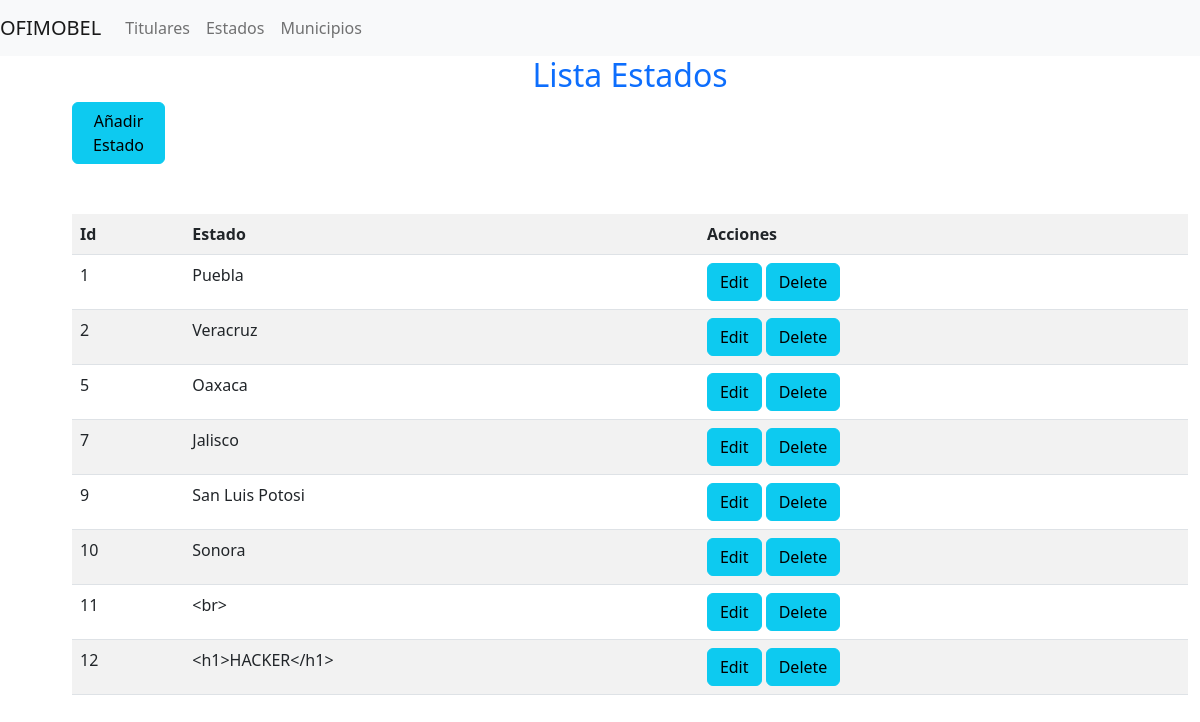
The app's page /app/estados.php with its own data.
### tables this page shows
CREATE TABLE `Estado` (
  `id_estado` int NOT NULL AUTO_INCREMENT,
  `nombre` varchar(30) DEFAULT NULL,
  PRIMARY KEY (`id_estado`)
);

### models/Estado.php (called while the page is built, shortened)
<?php
    class Estado {
        private $conMySQL;
        private $id_estado;
    	public function __construct(DatabaseMySQL $db2){
        $this->conMySQL = new $db2;
    	}
      public function getMySQL(){
        try{
                if(is_int($this->id_estado)){
                    $query = $this->conMySQL->prepare('SELECT * FROM Estado where id_estado = ?');
                    $query->bindParam(1, $this->id_estado, PDO::PARAM_INT);
                    $query->execute();
        			$this->conMySQL->close();
        			return $query->fetch(PDO::FETCH_OBJ);
                }
                else{
                    $query = $this->conMySQL->prepare('SELECT * FROM Estado');
        			$query->execute();
        			return $query->fetchAll(PDO::FETCH_OBJ);
                }
    		}
            catch(PDOException $e){
    	        echo  $e->getMessage();
    	    }
      }
        public static function baseurl() {
             return stripos($_SERVER['SERVER_PROTOCOL'],'https') === true ? 'https://' : 'http://' . $_SERVER['HTTP_HOST'] . "/ofimobel/";
        }
    }
?>

### app/estados.php (the view, shortened to what this page needs)
<!DOCTYPE html>
<html>
<head>
<link href="https://cdn.jsdelivr.net/npm/bootstrap@5.2.0-beta1/dist/css/bootstrap.min.css" rel="stylesheet">
</head>
<body>
  <?php
  require_once "../models/Estado.php";
  $db = new DatabaseMySQL;
  $estado = new Estado($db);
  $estadosMySQL = $estado->getMySQL();
  ?>
  <nav class="navbar navbar-expand-lg navbar-light bg-light">
    <a class="navbar-brand" href="#">OFIMOBEL</a>
    <div class="collapse navbar-collapse" id="navbarNav">
      <ul class="navbar-nav">
        <li class="nav-item active">
          <a class="nav-link" href="<?php echo Estado::baseurl() ?>app/list.php">Titulares</a>
        </li>
        <li class="nav-item">
          <a class="nav-link" href="<?php echo Estado::baseurl() ?>app/estados.php">Estados</a>
        </li>
        <li class="nav-item">
          <a class="nav-link" href="<?php echo Estado::baseurl() ?>app/municipios.php">Municipios</a>
        </li>
      </ul>
    </div>
  </nav>
  <div class="container" style="float:left; margin-left: 5%">
    <div class="col-lg-12">
      <h2 class="text-center text-primary">Lista Estados</h2>
      <div class="col-lg-1 pull-right" style="margin-bottom: 50px">
        <a class="btn btn-info" href="<?php echo Estado::baseurl() ?>app/add_estado.php">Añadir Estado</a>
      </div>
      <?php
      if( ! empty($estadosMySQL)) {
        ?>
        <table class="table table-striped" style="margin-right: 100px">
          <tr>
            <th>Id</th>
            <th>Estado</th>
            <th>Acciones</th>
          </tr>
          <?php foreach($estadosMySQL as $users)
          {
            ?>
            <tr>
              <td><?php echo htmlentities($users->id_estado) ?></td>
              <td><?php echo htmlentities($users->nombre) ?></td>
              <td>
                <a class="btn btn-info" href="<?php echo Estado::baseurl() ?>app/edit_estado.php?estado=<?php echo $users->id_estado ?>">Edit</a>
                <a class="btn btn-info" href="<?php echo Estado::baseurl() ?>app/delete_estado.php?estado=<?php echo $users->id_estado ?>">Delete</a>
              </td>
              <?php
            }
            ?>
          </table>
          <?php
        }
        else
        {
          ?>
          <div class="alert alert-danger" style="margin-top: 100px">There are 0 registered users</div>
          <?php
        }
        ?>
      </div>
    </div>
  </body>
  </html>

### records on screen
estado: id_estado "1", nombre "Puebla"
estado: id_estado "2", nombre "Veracruz"
estado: id_estado "5", nombre "Oaxaca"
estado: id_estado "7", nombre "Jalisco"
estado: id_estado "9", nombre "San Luis Potosi"
estado: id_estado "10", nombre "Sonora"
estado: id_estado "11", nombre "<br>"
estado: id_estado "12", nombre "<h1>HACKER</h1>"
